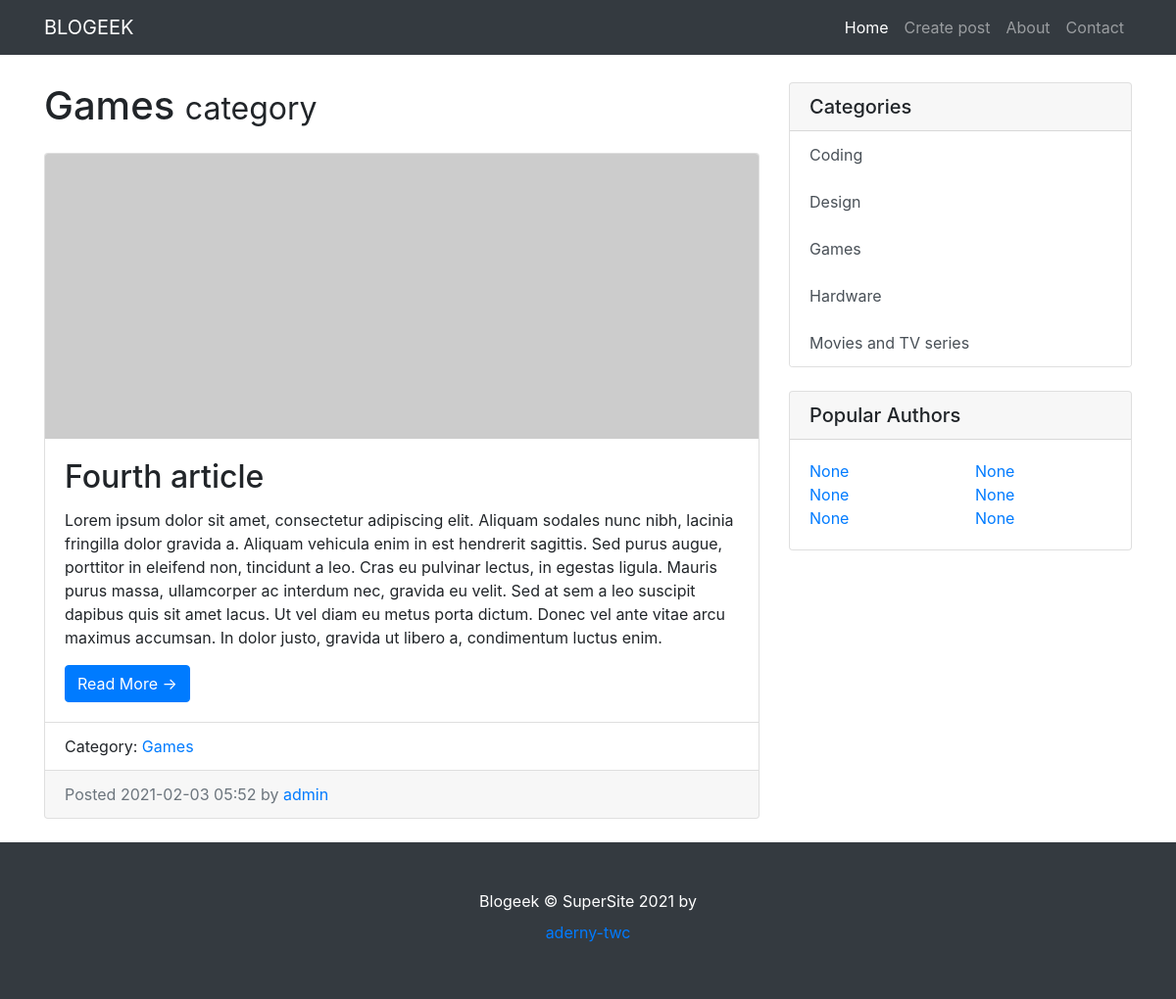
The app's page /category/2/ with its own data.
### blogeek/models.py (models this page shows, shortened)
class Category(models.Model):
    title = models.CharField(max_length=150, db_index=True, verbose_name='Категория')
    description = models.CharField(max_length=200)
    class Meta:
        verbose_name = 'Категория'
        verbose_name_plural = 'Категории'
        ordering = ['title']
    def get_absolute_url(self):
        return reverse('category', kwargs={"category_id": self.pk})
    def __str__(self):
        return self.title

class BlogPosts(models.Model):
    title = models.CharField(max_length=150, verbose_name='Название')
    description = models.CharField(max_length=600, verbose_name='Описание')
    content = models.TextField(blank=True, verbose_name='Контент')
    created_at = models.DateTimeField(auto_now_add=True, verbose_name='Дата публикации')
    updated_at = models.DateTimeField(auto_now=True, verbose_name='Обновлено')
    photo = models.ImageField(upload_to='photos/%Y/%m/%d/', verbose_name='Фото', blank=True)
    is_published = models.BooleanField(default=True, verbose_name='Опубликовано')
    views = models.IntegerField(default=0)
    category = models.ForeignKey('Category', on_delete=models.PROTECT, verbose_name='Категория')
    user = models.ForeignKey(User, verbose_name="Автор", on_delete=models.CASCADE)
    class Meta:
        verbose_name = 'Статья'
        verbose_name_plural = 'Статьи'
        ordering = ['-created_at']
    def get_absolute_url(self):
        return reverse('view_blogposts', kwargs={"blogposts_id": self.pk})

### blogeek/views.py (the view)
# urls.py: path('category/<int:category_id>/', get_category, name='category'),
def get_category(request, category_id):
    posts = BlogPosts.objects.filter(category_id=category_id)
    category = Category.objects.get(pk=category_id)
    context = {
        'posts': posts,
        'category': category,
    }
    return render(request, 'blogeek/category.html', context)

### blogeek/templatetags/blogposts_tags.py (called while the page is built)
@register.simple_tag()
def get_categories():
    return Category.objects.all()

### blogeek/templates/blogeek/category.html (shortened to what this page needs)
{% extends 'base.html' %}
{% block content %}
<h1 class="my-4">{{ category }}
    <small>category</small>
</h1>
{% for item in posts %}
<div class="card mb-4">
    {% if item.photo %}
    <img class="card-img-top" src="{{ item.photo.url }}" width="250" alt="Card image cap">
    {% else %}
    <img class="card-img-top" src="https://picsum.photos/750/300?random=1" alt="Card image cap">
    {% endif %}
    <div class="card-body">
        <h2 class="card-title">{{ item.title }}</h2>
        <p class="card-text">{{ item.description }}</p>
        <a href="{{ item.get_absolute_url }}" class="btn btn-primary">Read More &rarr;</a>
    </div>
    <ul class="list-group list-group-flush">
        <li class="list-group-item">Category: <a href="{{ item.category.get_absolute_url }}">{{ item.category }}</a></li>
    </ul>
    <div class="card-footer text-muted">
        Posted {{ item.created_at|date:"Y-m-d H:i" }} by
        <a href="#">{{ item.user }}</a>
    </div>
</div>
{% endfor %}
{% endblock %}

### templates/inc/_sidebar.html
{% load blogposts_tags %}
{% get_categories as categories %}
<div class="card my-4">
    <h5 class="card-header">Categories</h5>
    <div class="list-group">
        {% for item in categories %}
        <a href="{{ item.get_absolute_url }}" class="list-group-item list-group-item-action" style="border:none">{{ item.title }}</a>
        {% endfor %}
    </div>
</div>
<div class="card my-4">
    <h5 class="card-header">Popular Authors</h5>
    <div class="card-body">
        <div class="row">
            <div class="col-lg-6">
                <ul class="list-unstyled mb-0">
                    <li>
                        <a href="#">None</a>
                    </li>
                    <li>
                        <a href="#">None</a>
                    </li>
                    <li>
                        <a href="#">None</a>
                    </li>
                </ul>
            </div>
            <div class="col-lg-6">
                <ul class="list-unstyled mb-0">
                    <li>
                        <a href="#">None</a>
                    </li>
                    <li>
                        <a href="#">None</a>
                    </li>
                    <li>
                        <a href="#">None</a>
                    </li>
                </ul>
            </div>
        </div>
    </div>
</div>

### records on screen
Category: title "Games"
BlogPosts: title "Fourth article", description "Lorem ipsum dolor sit amet, consectetur adipiscing elit. Aliquam sodales nunc nibh, lacinia fringilla dolor gravida a. Aliquam vehicula enim in est hendrerit sagittis. Sed purus augue, porttitor in eleifend non, tincidunt a leo. Cras eu pulvinar lectus, in egestas ligula. Mauris purus massa, ullamcorper ac interdum nec, gravida eu velit. Sed at sem a leo suscipit dapibus quis sit amet lacus. Ut vel diam eu metus porta dictum. Donec vel ante vitae arcu maximus accumsan. In dolor justo, gravida ut libero a, condimentum luctus enim.", category "Games", created_at "2021-02-03 05:52", user "admin"
Category: title "Coding"
Category: title "Design"
Category: title "Hardware"
Category: title "Movies and TV series"
